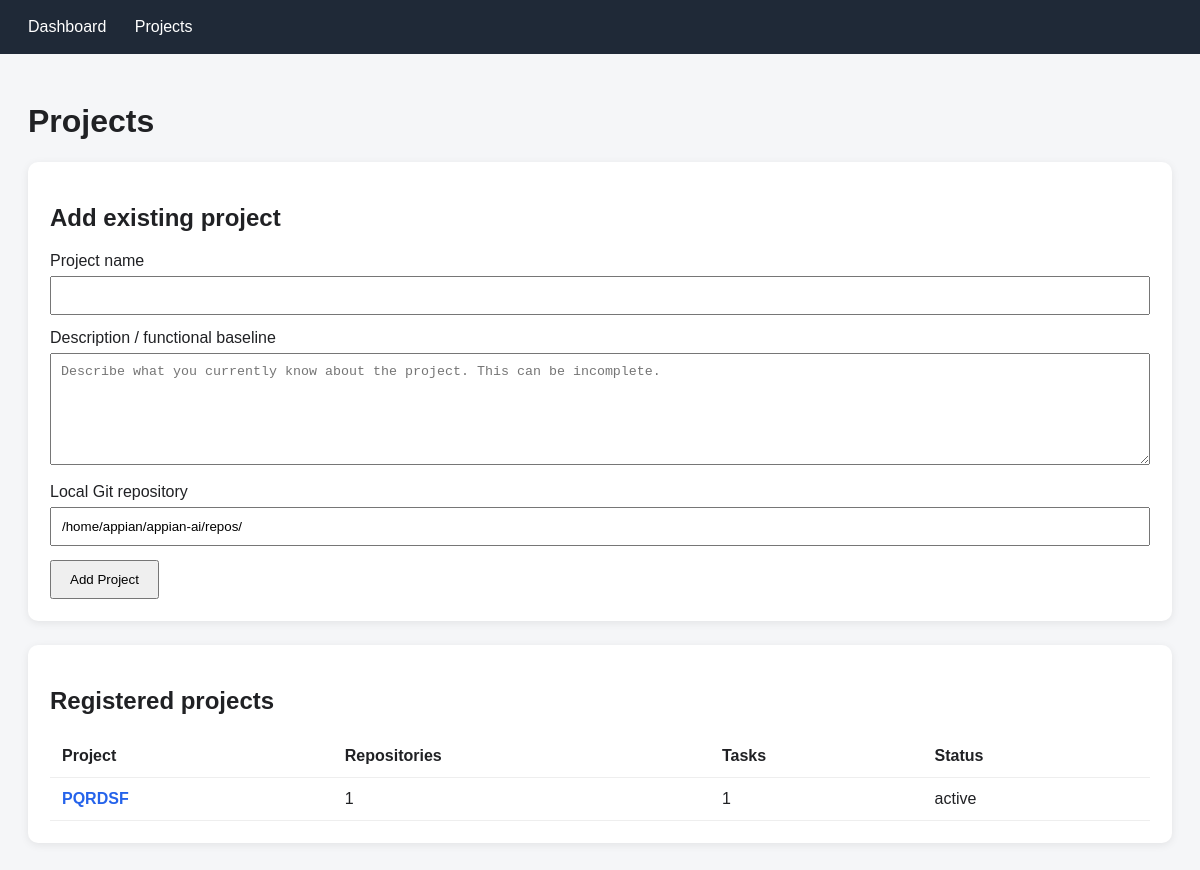
Page /projects on the earlier database version.
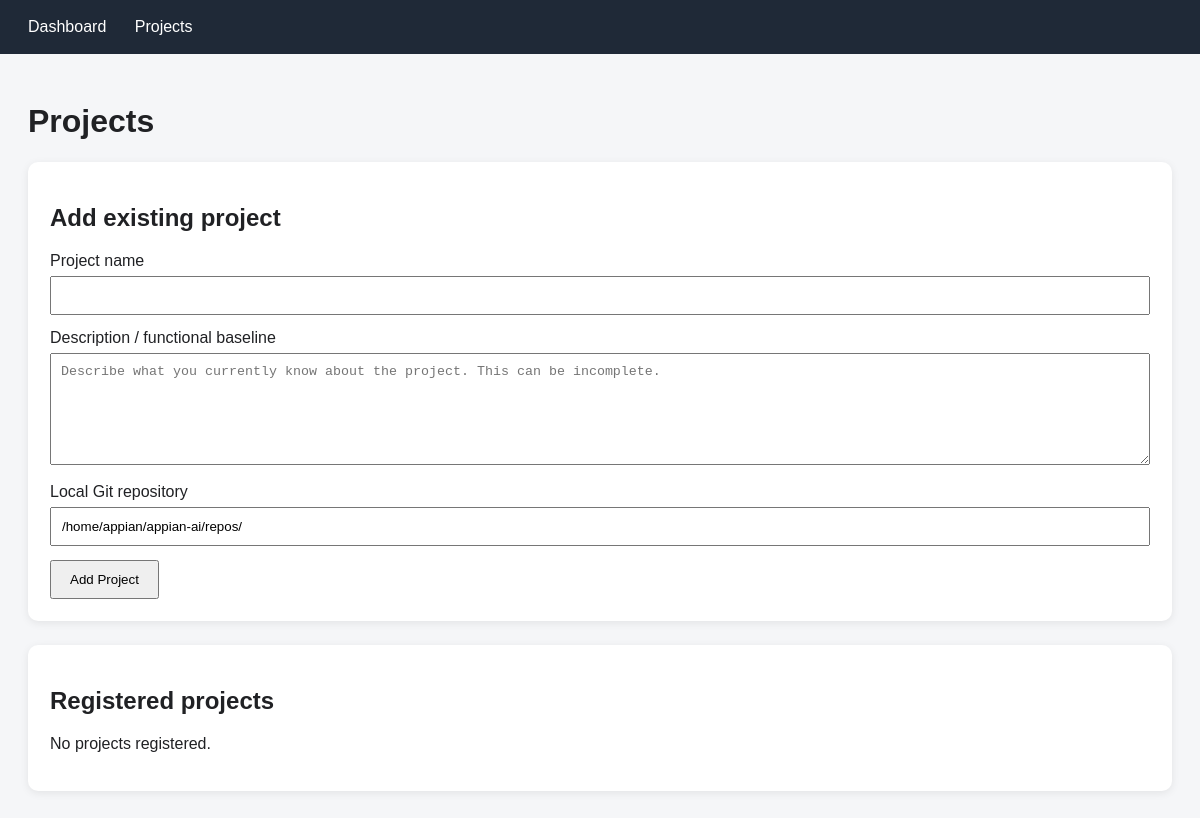
Same page on the later database version.
### tables this page shows
CREATE TABLE projects (
            id INTEGER PRIMARY KEY AUTOINCREMENT,
            name TEXT NOT NULL UNIQUE,
            description TEXT,
            status TEXT NOT NULL DEFAULT 'active',
            created_at TEXT NOT NULL DEFAULT CURRENT_TIMESTAMP,
            updated_at TEXT NOT NULL DEFAULT CURRENT_TIMESTAMP
        );

### app.py (the view)
@app.get("/projects", response_class=HTMLResponse)
def projects_page(request: Request):
    conn = get_connection()
    projects = conn.execute(
        """
        SELECT
            projects.*,
            COUNT(DISTINCT repositories.id) AS repository_count,
            COUNT(DISTINCT tasks.id) AS task_count
        FROM projects
        LEFT JOIN repositories
            ON repositories.project_id = projects.id
        LEFT JOIN tasks
            ON tasks.project_id = projects.id
        GROUP BY projects.id
        ORDER BY projects.name
        """
    ).fetchall()
    conn.close()
    return templates.TemplateResponse(
        request=request,
        name="projects.html",
        context={
            "projects": projects,
        },
    )

### templates/projects.html (shortened to what this page needs)
<!DOCTYPE html>
<html lang="es">
<head>
</head>
<body>
<header>
    <a href="/">Dashboard</a>
    <a href="/projects">Projects</a>
</header>
<main>
<h1>Projects</h1>
<div class="panel">
    <h2>Add existing project</h2>
    <form method="post" action="/projects">
        <label>Project name</label>
        <input name="name" required>
        <label>Description / functional baseline</label>
        <textarea
            name="description"
            rows="6"
            placeholder="Describe what you currently know about the project. This can be incomplete."
        ></textarea>
        <label>Local Git repository</label>
        <input
            name="local_path"
            value="/home/appian/appian-ai/repos/"
            required
        >
        <button type="submit">
            Add Project
        </button>
    </form>
</div>
<div class="panel">
    <h2>Registered projects</h2>
    {% if projects %}
    <table>
        <thead>
            <tr>
                <th>Project</th>
                <th>Repositories</th>
                <th>Tasks</th>
                <th>Status</th>
            </tr>
        </thead>
        <tbody>
        {% for project in projects %}
            <tr>
                <td>
                    <a
                        class="project-link"
                        href="/projects/{{ project.id }}"
                    >
                        {{ project.name }}
                    </a>
                </td>
                <td>{{ project.repository_count }}</td>
                <td>{{ project.task_count }}</td>
                <td>{{ project.status }}</td>
            </tr>
        {% endfor %}
        </tbody>
    </table>
    {% else %}
    <p>No projects registered.</p>
    {% endif %}
</div>
</main>
</body>
</html>

Differences in the rows shown:
removed projects: name "PQRDSF", repository_count "1", task_count "1", status "active"
Other differences:
text no longer shown: "Project Repositories Tasks Status"
text now shown: "No projects registered."
